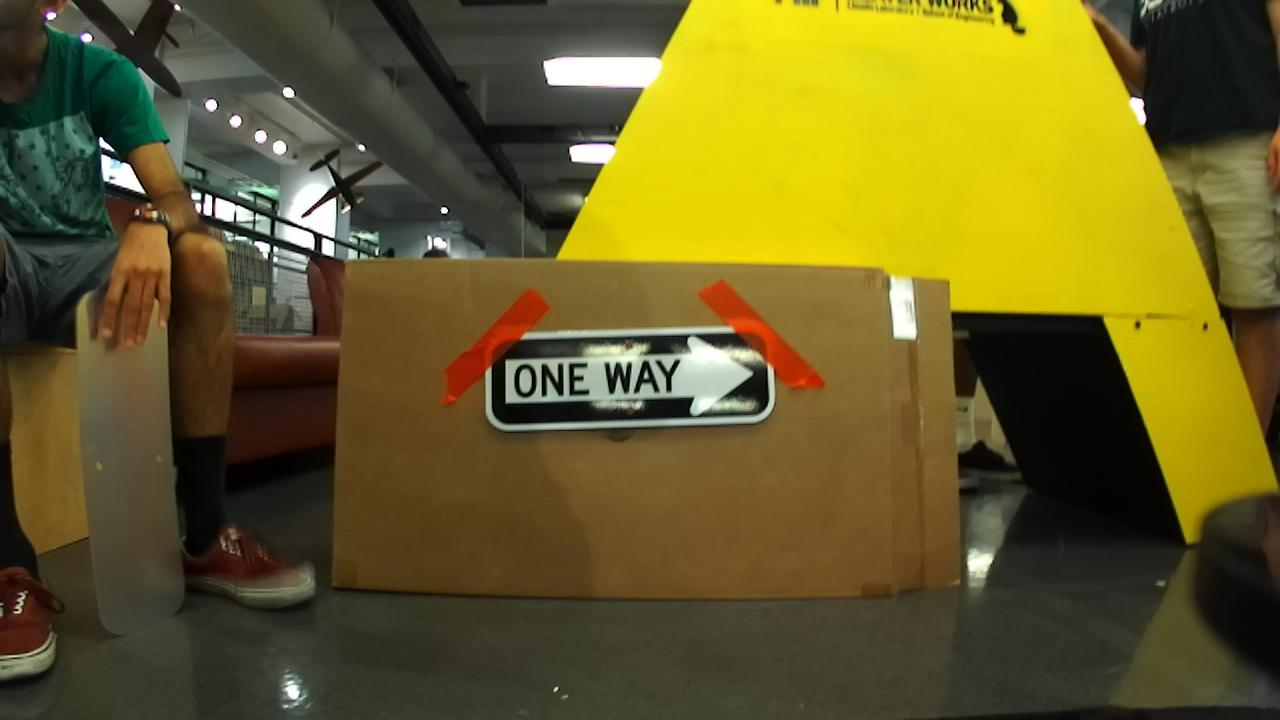
#> input picture src/final_challenge/images/right.jpg, 1280 x 720 px
$ python arrowdetect.py   (Python 2 division)   (older library calls are emulated)
#> lines starting #> are read from the running program, lines starting #| are printed output that depends on the picture; after the words box and inside, x2 and y2 are one past the last pixel; in counts of white or black regions, pixels touching at a corner belong together
#!/usr/bin/env python

import rospy
import cv2
import math
import numpy as np

def nothing(xp): pass

if __name__ == '__main__':
    cv2.namedWindow('edit')
    cv2.createTrackbar('H min', 'edit', 0, 179, nothing)
    cv2.createTrackbar('H max', 'edit', 179, 179, nothing)
    cv2.createTrackbar('S min', 'edit', 0, 255, nothing)
    cv2.createTrackbar('S max', 'edit', 46, 255, nothing)
    cv2.createTrackbar('V min', 'edit', 154, 255, nothing)
    cv2.createTrackbar('V max', 'edit', 255, 255, nothing)

    img = cv2.imread('images/right.jpg', 1)
#> img is the input picture: shape (720, 1280, 3); mean B, G, R 38, 93, 103.2
    img_hsv = cv2.cvtColor(img, cv2.COLOR_BGR2HSV)
#> img_hsv: shape (720, 1280, 3); mean H, S, V 31.8, 134, 105.5
    while 1:
        hmin, smin, vmin = cv2.getTrackbarPos('H min', 'edit'), cv2.getTrackbarPos('S min', 'edit'), cv2.getTrackbarPos('V min', 'edit')
        hmax, smax, vmax =  cv2.getTrackbarPos('H max', 'edit'), cv2.getTrackbarPos('S max', 'edit'), cv2.getTrackbarPos('V max', 'edit')

        lower_range = np.array([hmin, smin, vmin])
        upper_range = np.array([hmax, smax, vmax])
        mask = cv2.inRange(img_hsv, lower_range, upper_range)
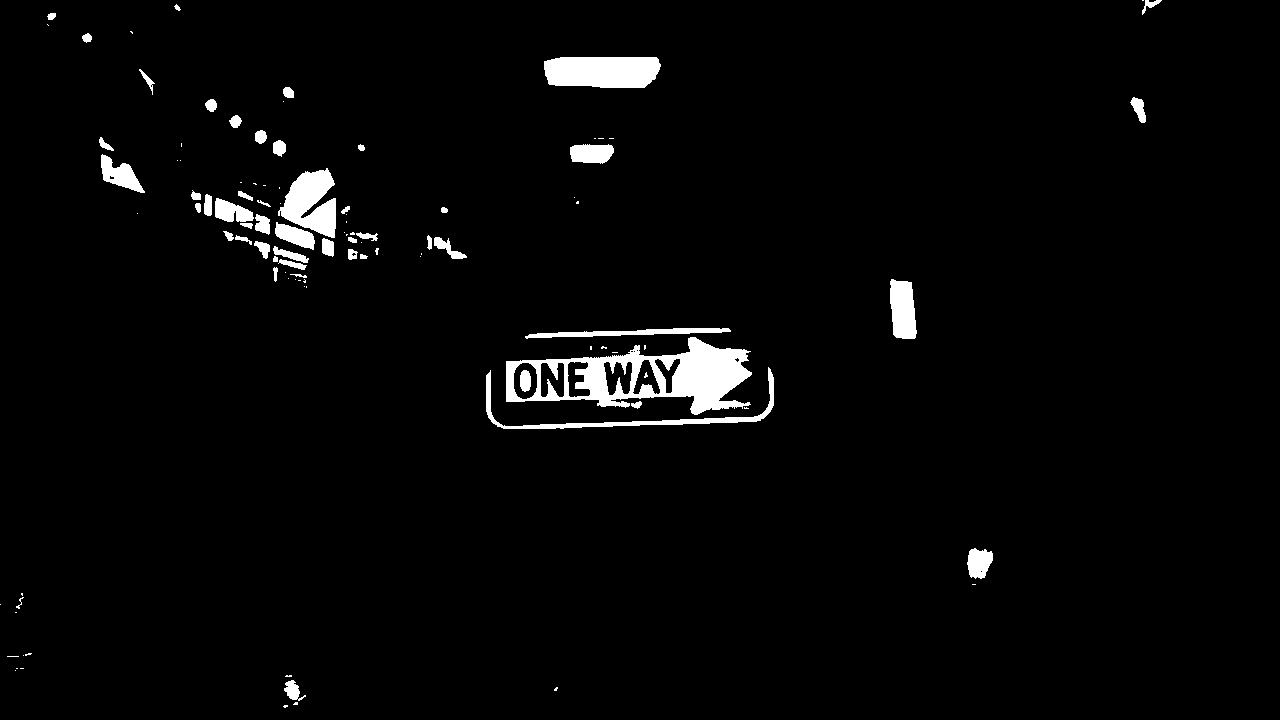
#> mask: shape (720, 1280); 2.8% white; 106 white regions (54 under 20 px), largest, box (x1, y1, x2, y2) and area: (506, 337, 752, 415) 8184, (544, 57, 661, 88) 3281, (278, 168, 336, 238) 2492
        img2 = cv2.cvtColor(mask, cv2.COLOR_GRAY2BGR)
#> img2: shape (720, 1280, 3); 2.8% white; 106 white regions (54 under 20 px)
        imview = np.copy(img2)

        _, contours, _ = cv2.findContours(mask, cv2.RETR_TREE, cv2.CHAIN_APPROX_SIMPLE)
#> contours = 120 contours, 67 with area under 20; largest, box (x1, y1, x2, y2) and area: (506, 337, 752, 415) 10954, (544, 57, 661, 88) 3148, (278, 168, 336, 238) 2359, (486, 367, 774, 429) 1360, (890, 279, 917, 339) 1245
        max_contour = None
        max_area = 0
        for c in contours:
            a = cv2.contourArea(c)
            if a > 20 and a > max_area:
                max_contour = c
                max_area = a
#> this loop made 120 passes
#> (a, max_area) on passes 4, 17, 21, 26: (197, 197), (551.5, 551.5), (1360.5, 1360.5), (10953.5, 10953.5)
#> a on passes 1, 3, 5, 11, 14, 19: 5.5, 5.5, 4.5, 4.5, 9, 1.5
#> after the loop, max_area = 10953.5; max_contour = contour of 300 points, box (x1, y1, x2, y2) (506, 337, 752, 415), area 10954
        x, y, w, h = cv2.boundingRect(max_contour)
#> x = 506; y = 337; w = 246; h = 78
        cv2.rectangle(imview, (x,y), (x+w, y+h), (0,0,255), 2)
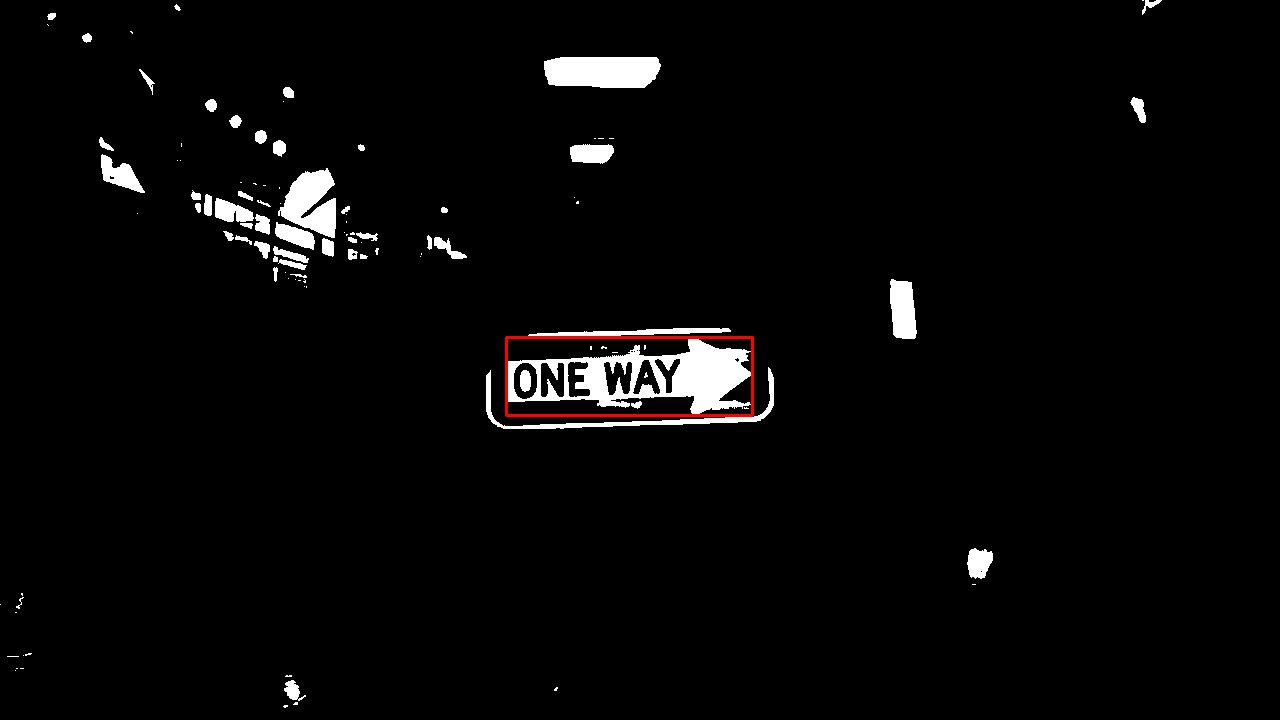
#> imview: shape (720, 1280, 3); mean B, G, R 7.1, 7.1, 7.6
        # Differentiating sections!
        section = img2[y:y+h,x:x+w,:]
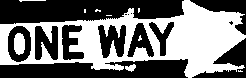
#> section: shape (78, 246, 3); 44.4% white; 10 white regions (6 under 20 px), largest, box (x1, y1, x2, y2) and area: (0, 0, 246, 78) 8184, (14, 33, 25, 55) 203, (125, 64, 136, 72) 54, (19, 0, 46, 2) 29

        sh, sw, _ = section.shape
#> sh = 78; sw = 246
        leftsum = np.sum(section[:,:sw/2,:])
#> leftsum = 2541330
        rightsum = np.sum(section[:,sw/2:,:])
#> rightsum = 3981060
        print "left" if leftsum > rightsum else "right"
#| right

        mix = cv2.addWeighted(img, 0.5, imview, 1, 0)
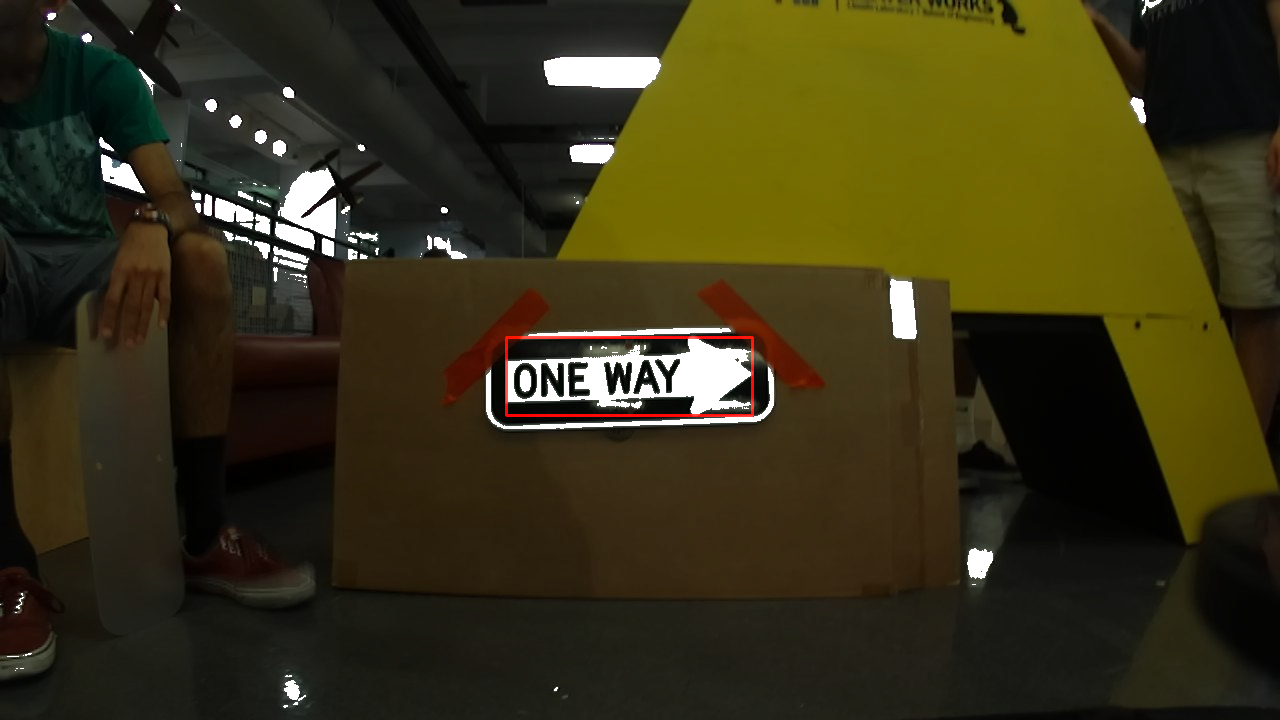
#> mix: shape (720, 1280, 3); mean B, G, R 23.2, 50.5, 56.3
        cv2.imshow('arrow', mix)
        cv2.imshow('section', section)

        k = cv2.waitKey(1) & 0xFF
#> (key Esc is pressed here)
        if k == 27: break
    exit()
#> (the program exits here)

$ run again, with src/final_challenge/images/1.jpg copied over src/final_challenge/images/right.jpg
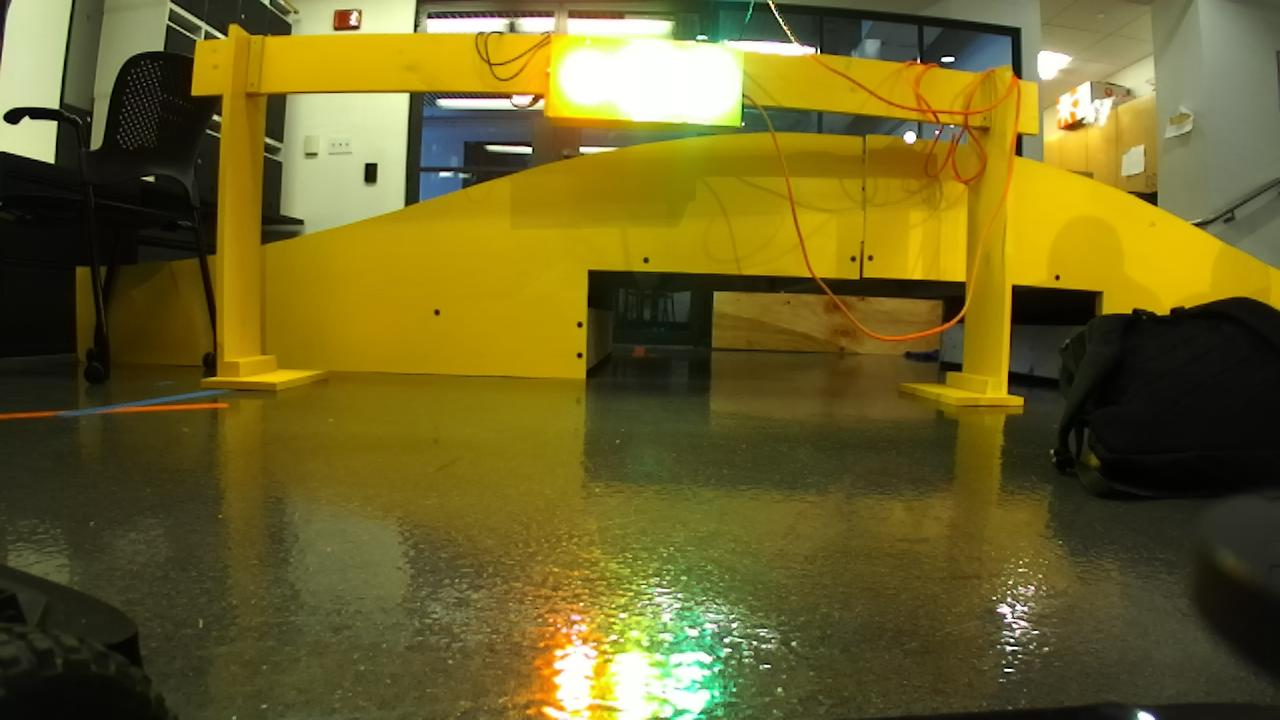
#> input picture src/final_challenge/images/1.jpg, 1280 x 720 px
#> img is the input picture: shape (720, 1280, 3); mean B, G, R 38.2, 99.1, 109.2
#> img_hsv: shape (720, 1280, 3); mean H, S, V 30.1, 156.3, 111.9
#> `mask = cv2.inRange(img_hsv, lower_range, upper_range)`:
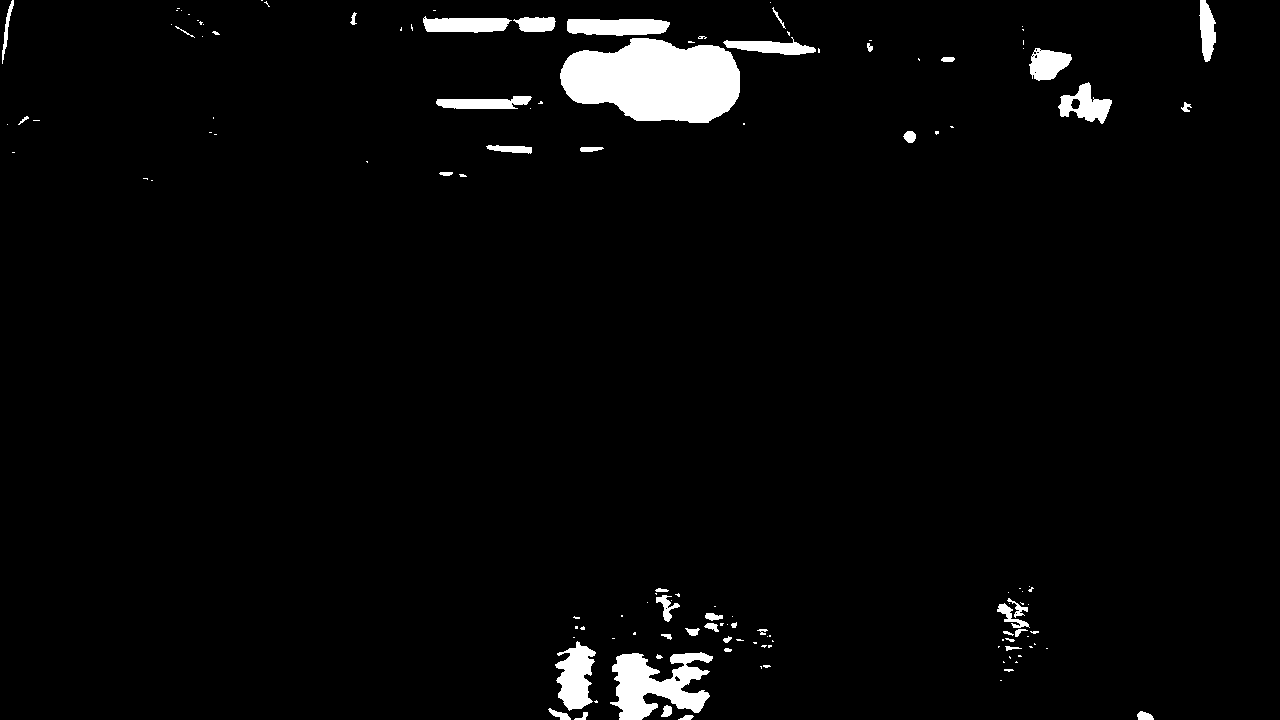
#> mask: shape (720, 1280); 3.1% white; 132 white regions (86 under 20 px), largest, box (x1, y1, x2, y2) and area: (560, 38, 740, 123) 11518, (610, 652, 713, 720) 4003, (555, 641, 596, 711) 1776
#> img2: shape (720, 1280, 3); 3.1% white; 132 white regions (86 under 20 px)
#> contours = 147 contours, 108 with area under 20; largest, box (x1, y1, x2, y2) and area: (560, 38, 740, 123) 11302, (610, 652, 713, 720) 3756, (555, 641, 596, 711) 1662, (567, 19, 670, 36) 1402, (1058, 82, 1112, 124) 1096
#> the loop `for c in contours:` made 147 passes
#> (a, max_area) on passes 1, 3, 4, 16, 116: (37, 37), (93, 93), (99.5, 99.5), (3756.5, 3756.5), (11302.5, 11302.5)
#> after the loop `for c in contours:`: max_area = 11302.5; max_contour = contour of 174 points, box (x1, y1, x2, y2) (560, 38, 740, 123), area 11302
#> x = 560; y = 38; w = 180; h = 85
#> imview: shape (720, 1280, 3); mean B, G, R 7.8, 7.8, 8.2
#> section: shape (85, 180, 3); 76.1% white; 4 black regions, box (x1, y1, x2, y2) and area: (0, 41, 129, 85) 1555, (0, 0, 72, 35) 1036, (89, 0, 180, 33) 702, (149, 55, 180, 85) 361
#> leftsum = 3939750
#> rightsum = 4969440
#| right
#> `mix = cv2.addWeighted(img, 0.5, imview, 1, 0)`:
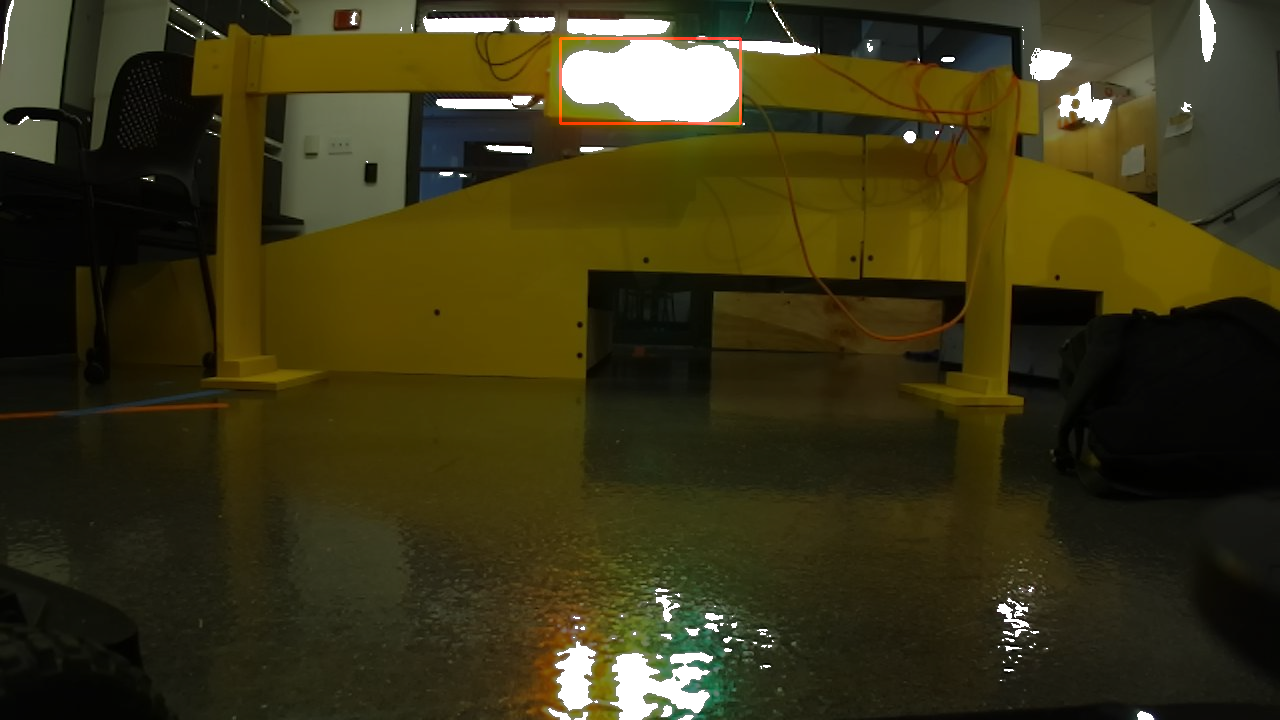
#> mix: shape (720, 1280, 3); mean B, G, R 23.3, 53.6, 58.9
